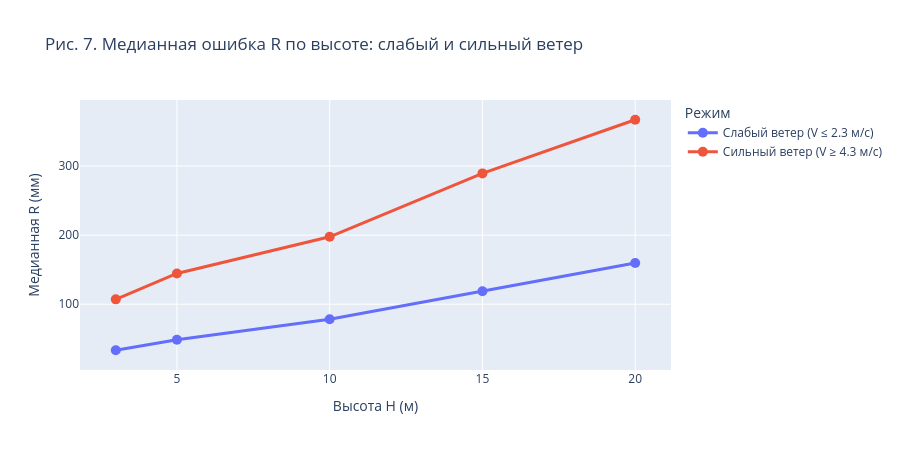

The cell this chart's notebook holds for it:
### Markdown cell above
### Влияние рельефа на высотах 15–20 м

Испытания проводились на территории карьера. На высотах до 10–15 м квадрокоптер находится внутри карьерной выемки, стенки которой частично экранируют ветровое воздействие. При подъёме до 15–20 м аппарат выходит над бровкой карьера и оказывается в открытом ветровом потоке.

Ожидаемое следствие данного эффекта: на высотах 15–20 м к геометрическому рычагу $H \cdot \delta\varphi$ добавляется ветровая составляющая, ранее ослабленная рельефом. Это должно проявляться в двух признаках: ускорении темпа роста ошибки при переходе 15→20 м и в расширении разрыва между кривыми «слабый ветер» и «сильный ветер». Для проверки этой гипотезы построены рис. 7 и рис. 8.

### Code cell
v_q25 = df["V"].quantile(0.25)
v_q75 = df["V"].quantile(0.75)

low_wind = df[df["V"] <= v_q25].groupby("H")["R"].median().reset_index()
low_wind.columns = ["H", "R_median"]
low_wind["Режим"] = f"Слабый ветер (V ≤ {v_q25:.1f} м/с)"

high_wind = df[df["V"] >= v_q75].groupby("H")["R"].median().reset_index()
high_wind.columns = ["H", "R_median"]
high_wind["Режим"] = f"Сильный ветер (V ≥ {v_q75:.1f} м/с)"

plateau_df = pd.concat([low_wind, high_wind])

fig = px.line(
    plateau_df, x="H", y="R_median", color="Режим",
    markers=True,
    title="Рис. 7. Медианная ошибка R по высоте: слабый и сильный ветер",
    labels={"H": "Высота H (м)", "R_median": "Медианная R (мм)"},
)
fig.update_traces(line=dict(width=3), marker=dict(size=10))
fig.update_layout(height=450)
ALL_FIGS.append(("fig_07_plateau_wind", fig))
fig.show()

### Figure 1 — Plotly figure (JSON) as saved in the notebook; plotly's stock layout.template omitted (floating-point values rounded to 4 significant figures)
{"data": [{"hovertemplate": "Режим=Слабый ветер (V ≤ 2.3 м/с)<br>Высота H (м)=%{x}<br>Медианная R (мм)=%{y}<extra></extra>", "legendgroup": "Слабый ветер (V ≤ 2.3 м/с)", "line": {"color": "#636efa", "dash": "solid", "width": 3}, "marker": {"size": 10, "symbol": "circle"}, "mode": "lines+markers", "name": "Слабый ветер (V ≤ 2.3 м/с)", "orientation": "v", "showlegend": true, "type": "scatter", "x": [3, 5, 10, 15, 20], "xaxis": "x", "y": [33.41, 48.66, 78.32, 118.8, 159.7], "yaxis": "y"}, {"hovertemplate": "Режим=Сильный ветер (V ≥ 4.3 м/с)<br>Высота H (м)=%{x}<br>Медианная R (мм)=%{y}<extra></extra>", "legendgroup": "Сильный ветер (V ≥ 4.3 м/с)", "line": {"color": "#EF553B", "dash": "solid", "width": 3}, "marker": {"size": 10, "symbol": "circle"}, "mode": "lines+markers", "name": "Сильный ветер (V ≥ 4.3 м/с)", "orientation": "v", "showlegend": true, "type": "scatter", "x": [3, 5, 10, 15, 20], "xaxis": "x", "y": [107.0, 144.5, 197.6, 289.3, 366.9], "yaxis": "y"}], "layout": {"height": 450, "legend": {"title": {"text": "Режим"}, "tracegroupgap": 0}, "title": {"text": "Рис. 7. Медианная ошибка R по высоте: слабый и сильный ветер"}, "xaxis": {"anchor": "y", "domain": [0, 1], "title": {"text": "Высота H (м)"}}, "yaxis": {"anchor": "x", "domain": [0, 1], "title": {"text": "Медианная R (мм)"}}}}
